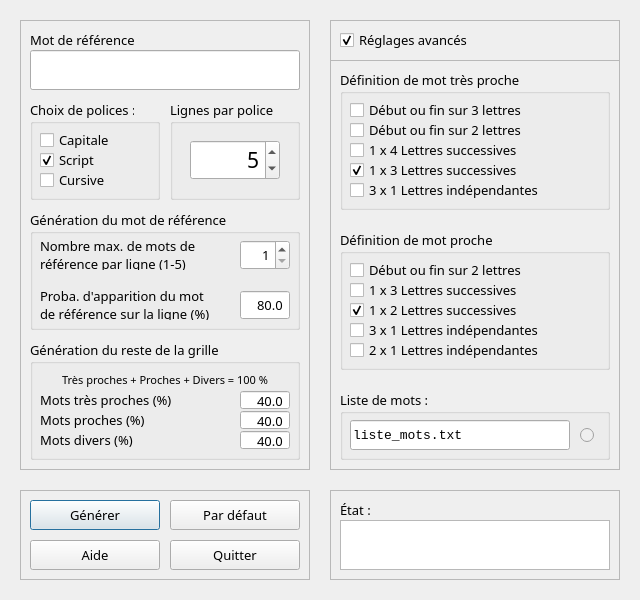
<?xml version="1.0" encoding="UTF-8"?>
<ui version="4.0">
 <class>master</class>
 <widget class="QDialog" name="master">
  <property name="geometry">
   <rect>
    <x>0</x>
    <y>0</y>
    <width>640</width>
    <height>600</height>
   </rect>
  </property>
  <property name="minimumSize">
   <size>
    <width>640</width>
    <height>600</height>
   </size>
  </property>
  <property name="maximumSize">
   <size>
    <width>640</width>
    <height>600</height>
   </size>
  </property>
  <property name="font">
   <font>
    <family>Sans Serif</family>
    <pointsize>10</pointsize>
   </font>
  </property>
  <property name="windowTitle">
   <string>Sheet Creator X</string>
  </property>
  <widget class="QFrame" name="frame_base_settings">
   <property name="geometry">
    <rect>
     <x>20</x>
     <y>20</y>
     <width>290</width>
     <height>450</height>
    </rect>
   </property>
   <property name="frameShape">
    <enum>QFrame::StyledPanel</enum>
   </property>
   <property name="frameShadow">
    <enum>QFrame::Raised</enum>
   </property>
   <widget class="QGroupBox" name="groupbox_ref_word">
    <property name="geometry">
     <rect>
      <x>10</x>
      <y>10</y>
      <width>270</width>
      <height>60</height>
     </rect>
    </property>
    <property name="font">
     <font>
      <pointsize>10</pointsize>
     </font>
    </property>
    <property name="title">
     <string>Mot de référence :</string>
    </property>
    <widget class="QLineEdit" name="lineedit_ref_word">
     <property name="geometry">
      <rect>
       <x>0</x>
       <y>20</y>
       <width>270</width>
       <height>40</height>
      </rect>
     </property>
     <property name="font">
      <font>
       <family>Serif</family>
       <pointsize>12</pointsize>
      </font>
     </property>
    </widget>
   </widget>
   <widget class="QGroupBox" name="groupbox_font_choice">
    <property name="geometry">
     <rect>
      <x>10</x>
      <y>80</y>
      <width>130</width>
      <height>100</height>
     </rect>
    </property>
    <property name="title">
     <string>Choix de polices :</string>
    </property>
    <widget class="QCheckBox" name="checkbox_capital">
     <property name="geometry">
      <rect>
       <x>10</x>
       <y>30</y>
       <width>110</width>
       <height>20</height>
      </rect>
     </property>
     <property name="text">
      <string>Capitale</string>
     </property>
    </widget>
    <widget class="QCheckBox" name="checkbox_script">
     <property name="geometry">
      <rect>
       <x>10</x>
       <y>50</y>
       <width>110</width>
       <height>20</height>
      </rect>
     </property>
     <property name="text">
      <string>Script</string>
     </property>
     <property name="checked">
      <bool>true</bool>
     </property>
    </widget>
    <widget class="QCheckBox" name="checkbox_cursive">
     <property name="geometry">
      <rect>
       <x>10</x>
       <y>70</y>
       <width>110</width>
       <height>20</height>
      </rect>
     </property>
     <property name="text">
      <string>Cursive</string>
     </property>
    </widget>
   </widget>
   <widget class="QGroupBox" name="groupbox_lines">
    <property name="geometry">
     <rect>
      <x>150</x>
      <y>80</y>
      <width>130</width>
      <height>100</height>
     </rect>
    </property>
    <property name="title">
     <string>Lignes par police :</string>
    </property>
    <widget class="QSpinBox" name="spinbox_lines">
     <property name="geometry">
      <rect>
       <x>20</x>
       <y>40</y>
       <width>90</width>
       <height>40</height>
      </rect>
     </property>
     <property name="font">
      <font>
       <pointsize>16</pointsize>
      </font>
     </property>
     <property name="alignment">
      <set>Qt::AlignRight|Qt::AlignTrailing|Qt::AlignVCenter</set>
     </property>
     <property name="correctionMode">
      <enum>QAbstractSpinBox::CorrectToPreviousValue</enum>
     </property>
     <property name="minimum">
      <number>1</number>
     </property>
     <property name="maximum">
      <number>30</number>
     </property>
     <property name="value">
      <number>5</number>
     </property>
    </widget>
   </widget>
   <widget class="QGroupBox" name="groupbox_ref_word_settings">
    <property name="geometry">
     <rect>
      <x>10</x>
      <y>190</y>
      <width>270</width>
      <height>120</height>
     </rect>
    </property>
    <property name="title">
     <string>Génération du mot de référence :</string>
    </property>
    <widget class="QLabel" name="label_rws_number">
     <property name="geometry">
      <rect>
       <x>10</x>
       <y>30</y>
       <width>190</width>
       <height>30</height>
      </rect>
     </property>
     <property name="text">
      <string>Nombre max. de mots de
référence par ligne (1-5)</string>
     </property>
    </widget>
    <widget class="QLabel" name="label_rws_prob">
     <property name="geometry">
      <rect>
       <x>10</x>
       <y>80</y>
       <width>190</width>
       <height>30</height>
      </rect>
     </property>
     <property name="text">
      <string>Proba. d'apparition du mot
de référence sur la ligne (%)</string>
     </property>
    </widget>
    <widget class="QSpinBox" name="spinbox_rws_number">
     <property name="geometry">
      <rect>
       <x>210</x>
       <y>30</y>
       <width>50</width>
       <height>30</height>
      </rect>
     </property>
     <property name="alignment">
      <set>Qt::AlignRight|Qt::AlignTrailing|Qt::AlignVCenter</set>
     </property>
     <property name="minimum">
      <number>1</number>
     </property>
     <property name="maximum">
      <number>5</number>
     </property>
    </widget>
    <widget class="QDoubleSpinBox" name="spinbox_rws_prob">
     <property name="geometry">
      <rect>
       <x>210</x>
       <y>80</y>
       <width>50</width>
       <height>30</height>
      </rect>
     </property>
     <property name="alignment">
      <set>Qt::AlignRight|Qt::AlignTrailing|Qt::AlignVCenter</set>
     </property>
     <property name="buttonSymbols">
      <enum>QAbstractSpinBox::NoButtons</enum>
     </property>
     <property name="decimals">
      <number>1</number>
     </property>
     <property name="value">
      <double>80.000000000000000</double>
     </property>
    </widget>
   </widget>
   <widget class="QGroupBox" name="groupbox_other_words_settings">
    <property name="geometry">
     <rect>
      <x>10</x>
      <y>320</y>
      <width>270</width>
      <height>120</height>
     </rect>
    </property>
    <property name="title">
     <string>Génération du reste de la grille :</string>
    </property>
    <widget class="QLabel" name="label_ows_info">
     <property name="geometry">
      <rect>
       <x>10</x>
       <y>30</y>
       <width>250</width>
       <height>20</height>
      </rect>
     </property>
     <property name="font">
      <font>
       <pointsize>8</pointsize>
      </font>
     </property>
     <property name="text">
      <string>Très proches + Proches + Divers = 100 %</string>
     </property>
     <property name="alignment">
      <set>Qt::AlignCenter</set>
     </property>
    </widget>
    <widget class="QLabel" name="label_ows_very_close">
     <property name="geometry">
      <rect>
       <x>10</x>
       <y>50</y>
       <width>190</width>
       <height>20</height>
      </rect>
     </property>
     <property name="text">
      <string>Mots très proches (%)</string>
     </property>
    </widget>
    <widget class="QLabel" name="label_ows_close">
     <property name="geometry">
      <rect>
       <x>10</x>
       <y>70</y>
       <width>190</width>
       <height>20</height>
      </rect>
     </property>
     <property name="text">
      <string>Mots proches (%)</string>
     </property>
    </widget>
    <widget class="QLabel" name="label_ows_other">
     <property name="geometry">
      <rect>
       <x>10</x>
       <y>90</y>
       <width>190</width>
       <height>20</height>
      </rect>
     </property>
     <property name="text">
      <string>Mots divers (%)</string>
     </property>
    </widget>
    <widget class="QDoubleSpinBox" name="spinbox_ows_close">
     <property name="geometry">
      <rect>
       <x>210</x>
       <y>70</y>
       <width>50</width>
       <height>20</height>
      </rect>
     </property>
     <property name="alignment">
      <set>Qt::AlignRight|Qt::AlignTrailing|Qt::AlignVCenter</set>
     </property>
     <property name="buttonSymbols">
      <enum>QAbstractSpinBox::NoButtons</enum>
     </property>
     <property name="decimals">
      <number>1</number>
     </property>
     <property name="maximum">
      <double>100.000000000000000</double>
     </property>
     <property name="value">
      <double>40.000000000000000</double>
     </property>
    </widget>
    <widget class="QDoubleSpinBox" name="spinbox_ows_very_close">
     <property name="geometry">
      <rect>
       <x>210</x>
       <y>50</y>
       <width>50</width>
       <height>20</height>
      </rect>
     </property>
     <property name="alignment">
      <set>Qt::AlignRight|Qt::AlignTrailing|Qt::AlignVCenter</set>
     </property>
     <property name="buttonSymbols">
      <enum>QAbstractSpinBox::NoButtons</enum>
     </property>
     <property name="decimals">
      <number>1</number>
     </property>
     <property name="value">
      <double>40.000000000000000</double>
     </property>
    </widget>
    <widget class="QDoubleSpinBox" name="spinbox_ows_other">
     <property name="geometry">
      <rect>
       <x>210</x>
       <y>90</y>
       <width>50</width>
       <height>20</height>
      </rect>
     </property>
     <property name="alignment">
      <set>Qt::AlignRight|Qt::AlignTrailing|Qt::AlignVCenter</set>
     </property>
     <property name="readOnly">
      <bool>true</bool>
     </property>
     <property name="buttonSymbols">
      <enum>QAbstractSpinBox::NoButtons</enum>
     </property>
     <property name="decimals">
      <number>1</number>
     </property>
     <property name="maximum">
      <double>100.000000000000000</double>
     </property>
     <property name="value">
      <double>40.000000000000000</double>
     </property>
    </widget>
   </widget>
  </widget>
  <widget class="QFrame" name="frame_advanced_settings">
   <property name="geometry">
    <rect>
     <x>330</x>
     <y>20</y>
     <width>290</width>
     <height>450</height>
    </rect>
   </property>
   <property name="frameShape">
    <enum>QFrame::StyledPanel</enum>
   </property>
   <property name="frameShadow">
    <enum>QFrame::Raised</enum>
   </property>
   <widget class="QCheckBox" name="checkbox_advanced_settings">
    <property name="geometry">
     <rect>
      <x>10</x>
      <y>10</y>
      <width>270</width>
      <height>20</height>
     </rect>
    </property>
    <property name="text">
     <string>Réglages avancés</string>
    </property>
    <property name="checked">
     <bool>true</bool>
    </property>
   </widget>
   <widget class="QFrame" name="frame_enabled_advanced_settings">
    <property name="enabled">
     <bool>true</bool>
    </property>
    <property name="geometry">
     <rect>
      <x>0</x>
      <y>40</y>
      <width>290</width>
      <height>410</height>
     </rect>
    </property>
    <property name="frameShape">
     <enum>QFrame::StyledPanel</enum>
    </property>
    <property name="frameShadow">
     <enum>QFrame::Raised</enum>
    </property>
    <widget class="QGroupBox" name="groupbox_very_close">
     <property name="geometry">
      <rect>
       <x>10</x>
       <y>10</y>
       <width>270</width>
       <height>140</height>
      </rect>
     </property>
     <property name="title">
      <string>Définition de mot très proche  :</string>
     </property>
     <widget class="QCheckBox" name="checkbox_vc_startend3">
      <property name="geometry">
       <rect>
        <x>10</x>
        <y>30</y>
        <width>250</width>
        <height>20</height>
       </rect>
      </property>
      <property name="text">
       <string>Début ou fin sur 3 lettres</string>
      </property>
     </widget>
     <widget class="QCheckBox" name="checkbox_vc_startend2">
      <property name="geometry">
       <rect>
        <x>10</x>
        <y>50</y>
        <width>250</width>
        <height>20</height>
       </rect>
      </property>
      <property name="text">
       <string>Début ou fin sur 2 lettres</string>
      </property>
     </widget>
     <widget class="QCheckBox" name="checkbox_vc_following4">
      <property name="geometry">
       <rect>
        <x>10</x>
        <y>70</y>
        <width>250</width>
        <height>20</height>
       </rect>
      </property>
      <property name="text">
       <string>1 x 4 Lettres successives</string>
      </property>
     </widget>
     <widget class="QCheckBox" name="checkbox_vc_following3">
      <property name="geometry">
       <rect>
        <x>10</x>
        <y>90</y>
        <width>250</width>
        <height>20</height>
       </rect>
      </property>
      <property name="text">
       <string>1 x 3 Lettres successives</string>
      </property>
      <property name="checked">
       <bool>true</bool>
      </property>
     </widget>
     <widget class="QCheckBox" name="checkbox_vc_indep3">
      <property name="geometry">
       <rect>
        <x>10</x>
        <y>110</y>
        <width>250</width>
        <height>20</height>
       </rect>
      </property>
      <property name="text">
       <string>3 x 1 Lettres indépendantes</string>
      </property>
     </widget>
    </widget>
    <widget class="QGroupBox" name="groupbox_word_list">
     <property name="geometry">
      <rect>
       <x>10</x>
       <y>330</y>
       <width>270</width>
       <height>70</height>
      </rect>
     </property>
     <property name="title">
      <string>Liste de mots :</string>
     </property>
     <widget class="QLineEdit" name="lineedit_word_list">
      <property name="geometry">
       <rect>
        <x>10</x>
        <y>30</y>
        <width>220</width>
        <height>30</height>
       </rect>
      </property>
      <property name="font">
       <font>
        <family>Monospace</family>
        <pointsize>10</pointsize>
       </font>
      </property>
      <property name="text">
       <string>liste_mots.txt</string>
      </property>
     </widget>
     <widget class="QRadioButton" name="radiobutton_word_list_ok">
      <property name="enabled">
       <bool>false</bool>
      </property>
      <property name="geometry">
       <rect>
        <x>240</x>
        <y>30</y>
        <width>20</width>
        <height>30</height>
       </rect>
      </property>
      <property name="text">
       <string/>
      </property>
      <property name="checkable">
       <bool>true</bool>
      </property>
      <property name="checked">
       <bool>false</bool>
      </property>
     </widget>
    </widget>
    <widget class="QGroupBox" name="groupbox_close">
     <property name="geometry">
      <rect>
       <x>10</x>
       <y>170</y>
       <width>270</width>
       <height>140</height>
      </rect>
     </property>
     <property name="title">
      <string>Définition de mot proche  :</string>
     </property>
     <widget class="QCheckBox" name="checkbox_c_startend2">
      <property name="geometry">
       <rect>
        <x>10</x>
        <y>30</y>
        <width>250</width>
        <height>20</height>
       </rect>
      </property>
      <property name="text">
       <string>Début ou fin sur 2 lettres</string>
      </property>
     </widget>
     <widget class="QCheckBox" name="checkbox_c_following3">
      <property name="geometry">
       <rect>
        <x>10</x>
        <y>50</y>
        <width>250</width>
        <height>20</height>
       </rect>
      </property>
      <property name="text">
       <string>1 x 3 Lettres successives</string>
      </property>
     </widget>
     <widget class="QCheckBox" name="checkbox_c_following2">
      <property name="geometry">
       <rect>
        <x>10</x>
        <y>70</y>
        <width>250</width>
        <height>20</height>
       </rect>
      </property>
      <property name="text">
       <string>1 x 2 Lettres successives</string>
      </property>
      <property name="checked">
       <bool>true</bool>
      </property>
     </widget>
     <widget class="QCheckBox" name="checkbox_c_indep3">
      <property name="geometry">
       <rect>
        <x>10</x>
        <y>90</y>
        <width>250</width>
        <height>20</height>
       </rect>
      </property>
      <property name="text">
       <string>3 x 1 Lettres indépendantes</string>
      </property>
     </widget>
     <widget class="QCheckBox" name="checkbox_c_indep2">
      <property name="geometry">
       <rect>
        <x>10</x>
        <y>110</y>
        <width>250</width>
        <height>20</height>
       </rect>
      </property>
      <property name="text">
       <string>2 x 1 Lettres indépendantes</string>
      </property>
     </widget>
    </widget>
   </widget>
  </widget>
  <widget class="QFrame" name="frame_commands">
   <property name="geometry">
    <rect>
     <x>20</x>
     <y>490</y>
     <width>290</width>
     <height>90</height>
    </rect>
   </property>
   <property name="frameShape">
    <enum>QFrame::StyledPanel</enum>
   </property>
   <property name="frameShadow">
    <enum>QFrame::Raised</enum>
   </property>
   <widget class="QPushButton" name="pushbutton_generate">
    <property name="geometry">
     <rect>
      <x>10</x>
      <y>10</y>
      <width>130</width>
      <height>30</height>
     </rect>
    </property>
    <property name="text">
     <string>Générer</string>
    </property>
   </widget>
   <widget class="QPushButton" name="pushbutton_default_settings">
    <property name="geometry">
     <rect>
      <x>150</x>
      <y>10</y>
      <width>130</width>
      <height>30</height>
     </rect>
    </property>
    <property name="text">
     <string>Par défaut</string>
    </property>
   </widget>
   <widget class="QPushButton" name="pushbutton_help">
    <property name="geometry">
     <rect>
      <x>10</x>
      <y>50</y>
      <width>130</width>
      <height>30</height>
     </rect>
    </property>
    <property name="text">
     <string>Aide</string>
    </property>
   </widget>
   <widget class="QPushButton" name="pushbutton_quit">
    <property name="geometry">
     <rect>
      <x>150</x>
      <y>50</y>
      <width>130</width>
      <height>30</height>
     </rect>
    </property>
    <property name="text">
     <string>Quitter</string>
    </property>
   </widget>
  </widget>
  <widget class="QFrame" name="frame_info">
   <property name="geometry">
    <rect>
     <x>330</x>
     <y>490</y>
     <width>290</width>
     <height>90</height>
    </rect>
   </property>
   <property name="frameShape">
    <enum>QFrame::StyledPanel</enum>
   </property>
   <property name="frameShadow">
    <enum>QFrame::Raised</enum>
   </property>
   <widget class="QGroupBox" name="groupbox_state_info">
    <property name="geometry">
     <rect>
      <x>10</x>
      <y>10</y>
      <width>270</width>
      <height>70</height>
     </rect>
    </property>
    <property name="title">
     <string>État :</string>
    </property>
    <widget class="QTextBrowser" name="textbrowser_state_info">
     <property name="geometry">
      <rect>
       <x>0</x>
       <y>20</y>
       <width>270</width>
       <height>50</height>
      </rect>
     </property>
     <property name="font">
      <font>
       <family>Monospace</family>
       <pointsize>8</pointsize>
      </font>
     </property>
     <property name="acceptRichText">
      <bool>true</bool>
     </property>
    </widget>
   </widget>
  </widget>
 </widget>
 <resources/>
 <connections/>
</ui>
